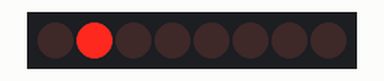
Bench run of a sketch on a simulated Arduino Uno, built with avr-gcc and run on an emulated ATmega328P. Shown: 8 shift-register outputs drawn as a row of LEDs (first output left, lit = HIGH). Wiring (inferred from the names in the program): shift register (74HC595): data pin 11; shift clock pin 7. Wiring (inferred from the signals the program sends): row of LEDs: on Q0, Q1, Q2, Q3, Q4, Q5, Q6, Q7.

Above: at 0.5 s.
At 2.5 s:
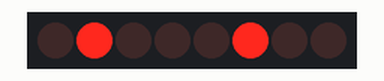
At 4.5 s:
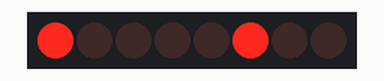
At 6.5 s:
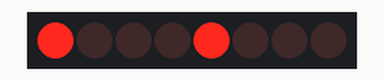
At 8.5 s:
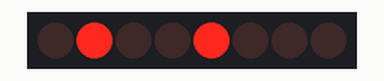
Timing chart, 0 to 10.4 s (numbered marks = the images above):
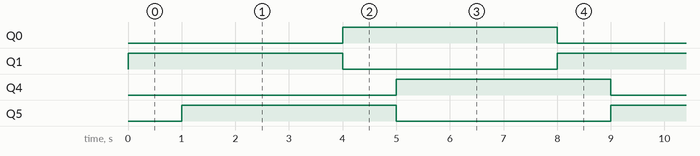

Measured:
- by itself, Q0, Q1, Q4, Q5: alternates HIGH for 4.0 s and LOW for 4.0 s
- by itself, everything shown: repeats every 8.0 s, in 4 steps

The sketch:

Main.ino
```cpp
#include "LedCube.h"
#include "FileManagement.h"
#include "Instruction.h"
#include "Arduino.h"

FileManagement* fileManagement;
LedCube* ledCube;

void setup() {
    fileManagement = new FileManagement("input/sequence.cube");
    ledCube = new LedCube();

    /*if (fileManagement->isOpen())
    {
        Instruction* instruction = fileManagement->readNextLine();
        while (instruction != nullptr)
        {
            instruction->execute(ledCube);
            instruction = fileManagement->readNextLine();
        }
    }*/
}

void loop() {
    if (fileManagement->isOpen())
    {
        Instruction* instruction = fileManagement->readNextLine();
        while (instruction != nullptr)
        {
            instruction->execute(ledCube);
            instruction = fileManagement->readNextLine();
        }
    }
}
```

Color.cpp
```cpp
#include "Color.h"

Color::Color(bool r, bool g, bool b)
{
    this->r = r;
    this->g = g;
    this->b = b;
}

Color::~Color()
{

}

bool Color::getR()
{
    return this->r;
}

bool Color::getG()
{
    return this->g;
}

bool Color::getB()
{
    return this->b;
}
```

Color.h
```cpp
#ifndef COLOR_H
#define COLOR_H

#include "Arduino.h"

class Color {
    private:
        bool r, g, b;

    public:
        Color(bool r, bool g, bool b);
        ~Color();

        bool getR();
        bool getG();
        bool getB();
};

#endif //COLOR_H
```

Coordinate.cpp
```cpp
#include "Coordinate.h"

Coordinate::Coordinate(short x, short y, short z)
{
    this->x = x;
    this->y = y;
    this->z = z;

    this->size2D = this->x * this->y;
    this->size3D = this->x * this->y * this->z;

}

Coordinate::~Coordinate()
{

}

short Coordinate::getX()
{
    return this->x;
}

short Coordinate::getY()
{
    return this->y;
}

short Coordinate::getZ()
{
    return this->z;
}

short Coordinate::get2DSize()
{
    return this->size2D;
}

short Coordinate::get3DSize()
{
    return this->size3D;
}
```

Coordinate.h
```cpp
#ifndef COORDINATE_H
#define COORDINATE_H

#include "Arduino.h"

class Coordinate {
    private:
        short x, y, z;
        short size2D, size3D;

    public:
        Coordinate(short x, short y, short z);
        ~Coordinate();

        short getX();
        short getY();
        short getZ();

        short get2DSize();
        short get3DSize();
        short getFull3DSize();
};

#endif //COORDINATE_H
```

FileManagement.cpp
```cpp
#include "FileManagement.h"

FileManagement::FileManagement(String filepath)
{
    this->fileIsOpen = true;
    this->fileSize = 24;
    this->currentIndex = 0;
    this->file = new Instruction*[this->fileSize];

    short delayTime = 1000;
    this->file[0] = new LedData(new Coordinate(0, 0, 0), new Color(1, 0, 0), delayTime);
    this->file[1] = new LedData(new Coordinate(1, 0, 0), new Color(1, 0, 0), delayTime);
    this->file[2] = new LedData(new Coordinate(0, 1, 0), new Color(1, 0, 0), delayTime);
    this->file[3] = new LedData(new Coordinate(1, 1, 0), new Color(1, 0, 0), delayTime);

    this->file[4] = new LedData(new Coordinate(0, 0, 1), new Color(1, 0, 0), delayTime);
    this->file[5] = new LedData(new Coordinate(1, 0, 1), new Color(1, 0, 0), delayTime);
    this->file[6] = new LedData(new Coordinate(0, 1, 1), new Color(1, 0, 0), delayTime);
    this->file[7] = new LedData(new Coordinate(1, 1, 1), new Color(1, 0, 0), delayTime);

    this->file[8] = new LedData(new Coordinate(0, 0, 0), new Color(0, 1, 0), delayTime);
    this->file[9] = new LedData(new Coordinate(1, 0, 0), new Color(0, 1, 0), delayTime);
    this->file[10] = new LedData(new Coordinate(0, 1, 0), new Color(0, 1, 0), delayTime);
    this->file[11] = new LedData(new Coordinate(1, 1, 0), new Color(0, 1, 0), delayTime);

    this->file[12] = new LedData(new Coordinate(0, 0, 1), new Color(0, 1, 0), delayTime);
    this->file[13] = new LedData(new Coordinate(1, 0, 1), new Color(0, 1, 0), delayTime);
    this->file[14] = new LedData(new Coordinate(0, 1, 1), new Color(0, 1, 0), delayTime);
    this->file[15] = new LedData(new Coordinate(1, 1, 1), new Color(0, 1, 0), delayTime);

    this->file[16] = new LedData(new Coordinate(0, 0, 0), new Color(0, 0, 1), delayTime);
    this->file[17] = new LedData(new Coordinate(1, 0, 0), new Color(0, 0, 1), delayTime);
    this->file[18] = new LedData(new Coordinate(0, 1, 0), new Color(0, 0, 1), delayTime);
    this->file[19] = new LedData(new Coordinate(1, 1, 0), new Color(0, 0, 1), delayTime);

    this->file[20] = new LedData(new Coordinate(0, 0, 1), new Color(0, 0, 1), delayTime);
    this->file[21] = new LedData(new Coordinate(1, 0, 1), new Color(0, 0, 1), delayTime);
    this->file[22] = new LedData(new Coordinate(0, 1, 1), new Color(0, 0, 1), delayTime);
    this->file[23] = new LedData(new Coordinate(1, 1, 1), new Color(0, 0, 1), delayTime);
}

FileManagement::~FileManagement()
{

}

bool FileManagement::isOpen()
{
    return this->fileIsOpen;
}

Instruction* FileManagement::readNextLine()
{
    Instruction* instruction = nullptr;
    if (this->fileIsOpen)
    {
        while (instruction == nullptr) {
            if (this->currentIndex >= this->fileSize)
            {
                this->currentIndex = 0;
                return nullptr;
            }
            instruction = this->file[this->currentIndex++];
        }
    }
    return instruction;
}
```

FileManagement.h
```cpp
#ifndef FILE_MANAGEMENT_H
#define FILE_MANAGEMENT_H

#include "Instruction.h"
#include "LedData.h"
#include "Repeat.h"
#include "Coordinate.h"
#include "Arduino.h"
#include "Color.h"

class FileManagement {
private:
    bool fileIsOpen;
    Instruction** file;

    short fileSize, currentIndex;

public:
    FileManagement(String filepath);
    ~FileManagement();

    bool isOpen();
    bool hasNextLine();
    Instruction* readNextLine();
};

#endif //FILE_MANAGEMENT_H
```

Instruction.cpp
```cpp
#include "Instruction.h"

Instruction::Instruction(short duration)
{
    this->duration = duration;
    this->timeLeft = duration;
}

Instruction::~Instruction()
{

}

short Instruction::getDuration()
{
    return this->duration;
}

short Instruction::getTimeLeft()
{
    return this->timeLeft;
}

void Instruction::resetTimeLeft()
{
    this->timeLeft = this->duration;
}
```

Instruction.h
```cpp
#ifndef INSTRUCTION_H
#define INSTRUCTION_H

#include "LedCube.h"
#include "Arduino.h"

class Instruction {
protected:
    short duration;
    short timeLeft;

public:
    Instruction(short duration);
    virtual ~Instruction();

    void resetTimeLeft();
    short getTimeLeft();
    short getDuration();

    virtual bool execute(LedCube* ledCube) = 0;
};

#endif //INSTRUCTION_H
```

LedCube.cpp
```cpp
#include "LedCube.h"
#include "Arduino.h"

/* SETTINGS */
#define X_SIZE                  2
#define Y_SIZE                  2
#define Z_SIZE                  2
#define IS_MULTICOLOR           true

/* SHIFT REGISTERS */
#define SHIFT_REGISTERS         4                   // Add the corresponding shift register pin layout below
#define INSTRUCTIONS            4
const short PIN_LAYOUT[SHIFT_REGISTERS][INSTRUCTIONS] = {
    {8, 7, 4, 2},       // RED
    {9, -1, -1, -1},    // GREEN
    {3, -1, -1, -1},    // BLUE
    {11, -1, -1, -1}    // Levels
};
/* 74HC595 Shift register */
#define DATA                    0
#define CLOCK                   1
#define LATCH                   2
#define RESET                   3

LedCube::LedCube()
{
    this->coordinate = new Coordinate(X_SIZE, Y_SIZE, Z_SIZE);
    this->splitOutput = (SHIFT_REGISTERS > 1) ? true : false;
    this->ledIsMulticolor = IS_MULTICOLOR;
    this->amount_colors = (this->ledIsMulticolor && !this->splitOutput) ? 3 : 1;

    this->ledArray = new bool[(this->coordinate->get2DSize() * this->amount_colors)];
    for (short i = 0; i < (this->coordinate->get2DSize() * this->amount_colors); i++) {
        this->ledArray[i] = false;
    }

    this->levelArray = new bool[this->coordinate->getZ()];
    for (short z = 0; z < this->coordinate->getZ(); z++) {
        this->levelArray[z] = true;
    }

    short numOfOutputs = (this->coordinate->get2DSize() * this->amount_colors) + this->coordinate->getZ();
    for (short shiftRegister = 0; shiftRegister < SHIFT_REGISTERS; shiftRegister++)
    {
        for (short pinIndex = 0; pinIndex < INSTRUCTIONS; pinIndex++)
        {
            if (PIN_LAYOUT[shiftRegister][pinIndex] != -1)
            {
                pinMode(PIN_LAYOUT[shiftRegister][pinIndex], OUTPUT);
            }
        }
    }
}

LedCube::~LedCube()
{
    delete this->ledArray;
    delete this->coordinate;
}

void LedCube::updateLight(Coordinate* ledCoordinate, Color* color, short delayTime)
{
    short arr_pos = (ledCoordinate->getY() * this->coordinate->getY()) + ledCoordinate->getX();
    this->updateArrays(arr_pos, ledCoordinate->getZ(), color, true);
    this->sendData(color);
    delay(delayTime);
    this->updateArrays(arr_pos, ledCoordinate->getZ(), color, false);
}

void LedCube::updateArrays(short arr_pos, short level, Color* color, bool turnOn)
{
    short highestPin = arr_pos * this->amount_colors;
    if (this->ledIsMulticolor && !this->splitOutput)
    {
        if (color->getR() && (arr_pos + this->coordinate->getZ()) < ((this->coordinate->get2DSize() * this->amount_colors) + this->coordinate->getZ()))
        {
            this->ledArray[highestPin] = turnOn;
        }

        if (color->getG() && ((arr_pos + this->coordinate->getZ()) + 1) < ((this->coordinate->get2DSize() * this->amount_colors) + this->coordinate->getZ()))
        {
            this->ledArray[highestPin + 1] = turnOn;
        }

        if (color->getB() && ((arr_pos + this->coordinate->getZ()) + 2) < ((this->coordinate->get2DSize() * this->amount_colors) + this->coordinate->getZ()))
        {
            this->ledArray[highestPin + 2] = turnOn;
        }
    }
    else
    {
        this->ledArray[highestPin] = turnOn;
    }
    this->levelArray[level] = !turnOn;
}

short LedCube::getSize()
{
    return this->coordinate->get3DSize();
}

void LedCube::sendData(Color* color)
{
    if (this->splitOutput)
    {
        for (short index = (this->coordinate->get2DSize() * this->amount_colors) - 1; index >= 0; index--)
        {
            if (this->ledArray[index])
            {
                if (color->getR()) digitalWrite(PIN_LAYOUT[0][DATA], 1);
                if (color->getG()) digitalWrite(PIN_LAYOUT[1][DATA], 1);
                if (color->getB()) digitalWrite(PIN_LAYOUT[2][DATA], 1);
            }

            if (index < this->coordinate->getZ())
            {
                if (this->levelArray[index]) digitalWrite(PIN_LAYOUT[3][DATA], 1);
            }

            digitalWrite(PIN_LAYOUT[0][CLOCK], 1);
            digitalWrite(PIN_LAYOUT[0][CLOCK], 0);

            if (this->ledArray[index])
            {
                if (color->getR()) digitalWrite(PIN_LAYOUT[0][DATA], 0);
                if (color->getG()) digitalWrite(PIN_LAYOUT[1][DATA], 0);
                if (color->getB()) digitalWrite(PIN_LAYOUT[2][DATA], 0);
            }

            if (index < this->coordinate->getZ())
            {
                if (this->levelArray[index]) digitalWrite(PIN_LAYOUT[3][DATA], 0);
            }
        }
        digitalWrite(PIN_LAYOUT[0][LATCH], 1);
        digitalWrite(PIN_LAYOUT[0][LATCH], 0);
    }
    else
    {
        for (short index = (this->coordinate->get2DSize() * this->amount_colors) - 1; index >= 0; index--)
        {
            if (this->ledArray[index]) {
                digitalWrite(PIN_LAYOUT[0][DATA], 1);
            }

            digitalWrite(PIN_LAYOUT[0][CLOCK], 1);
            digitalWrite(PIN_LAYOUT[0][CLOCK], 0);

            if (this->ledArray[index]) {
                digitalWrite(PIN_LAYOUT[0][DATA], 0);
            }
        }

        for (short index = this->coordinate->getZ() - 1; index >= 0; index--)
        {
            if (this->levelArray[index]) {
                digitalWrite(PIN_LAYOUT[0][DATA], 1);
            }

            digitalWrite(PIN_LAYOUT[0][CLOCK], 1);
            digitalWrite(PIN_LAYOUT[0][CLOCK], 0);

            if (this->levelArray[index]) {
                digitalWrite(PIN_LAYOUT[0][DATA], 0);
            }
        }
    }
}
```

LedCube.h
```cpp
#ifndef LED_CUBE_H
#define LED_CUBE_H

#include "Coordinate.h"
#include "Color.h"
#include "Arduino.h"

class LedCube {
    private:
        Coordinate* coordinate;
        bool* ledArray;
        bool* levelArray;

        short amount_colors;
        bool ledIsMulticolor;
        bool splitOutput;

        /* FUNCTIONS */
        void sendData(Color* color);
        void updateArrays(short arr_pos, short level, Color* color, bool turnOn);

    public:
        LedCube();
        ~LedCube();

        void updateLight(Coordinate* coordinate, Color* color, short delayTime);
        short getSize();
};

#endif //LED_CUBE_H
```

LedData.cpp
```cpp
#include "LedData.h"

LedData::LedData(Coordinate* coordinate, Color* color, short duration): Instruction(duration)
{
    this->coordinate = coordinate;
    this->color = color;
}

LedData::~LedData()
{
    delete this->coordinate;
    delete this->color;
}

Coordinate* LedData::getCoordinate()
{
    return this->coordinate;
}

Color* LedData::getColor()
{
    return this->color;
}

bool LedData::execute(LedCube* ledCube)
{
    ledCube->updateLight(this->coordinate, this->color, this->duration);
    return true;
}
```

LedData.h
```cpp
#ifndef LED_DATA_H
#define LED_DATA_H

#include "Instruction.h"
#include "Coordinate.h"
#include "Color.h"
#include "Arduino.h"

class LedData: public Instruction {
    private:
        Coordinate* coordinate;
        Color* color;

    public:
        LedData(Coordinate* coordinate, Color* color, short duration);
        virtual ~LedData();

        Coordinate* getCoordinate();
        Color* getColor();
        virtual bool execute(LedCube* ledCube);
};

#endif //LED_DATA_H
```

Repeat.cpp
```cpp
#include "Repeat.h"

Repeat::Repeat(short amount, short duration): Instruction(duration)
{
    this->amount_instructions = amount;
    this->amount_current = 0;
    this->index = 0;
    this->instructionArray = new Instruction*[this->amount_instructions];
}

Repeat::~Repeat()
{
    for (short index = 0; index < this->amount_current; index++)
    {
        delete this->instructionArray[index];
    }
    delete this->instructionArray;
}

void Repeat::addInstruction(Instruction* instruction)
{
    if (this->amount_current < this->amount_instructions)
    {
        this->instructionArray[this->amount_current++] = instruction;
    }
}

Instruction* Repeat::getNextInstruction()
{
    if (this->amount_current != 0)
    {
        Instruction* instruction = this->instructionArray[this->index++];
        this->timeLeft -= instruction->getDuration();
        if (this->index >= this->amount_current)
        {
            this->index = 0;
        }
        return instruction;
    }
    return nullptr;
}

bool Repeat::shouldRepeat()
{
    if (this->amount_current > 0) {
        int timeleft_tmp = this->timeLeft - this->instructionArray[0]->getDuration();;
        return (timeleft_tmp) >= 0;
    }
    return false;
}

short Repeat::getAmount()
{
    return this->amount_instructions;
}

short Repeat::getCurrentAmount()
{
    return this->amount_current;
}

bool Repeat::execute(LedCube* ledCube)
{
    this->timeLeft = this->duration;
    while (this->shouldRepeat()) {
        for (short index = 0; index < this->getCurrentAmount(); index++) {
            Instruction* instruction = this->getNextInstruction();
            if (instruction != nullptr)
            {
                instruction->resetTimeLeft();
                if (!instruction->execute(ledCube))
                {
                    return false;
                }
            }
        }
    }
    return true;
}
```

Repeat.h
```cpp
#ifndef REPEAT_H
#define REPEAT_H

#include "Instruction.h"
#include "Arduino.h"

class Repeat: public Instruction {
private:
    short amount_instructions, amount_current, index;
    Instruction** instructionArray;

public:
    Repeat(short amount, short duration);
    virtual ~Repeat();

    void addInstruction(Instruction* instruction);
    Instruction* getNextInstruction();

    bool shouldRepeat();
    short getAmount();
    short getCurrentAmount();

    virtual bool execute(LedCube* ledCube);
};

#endif //REPEAT_H
```
